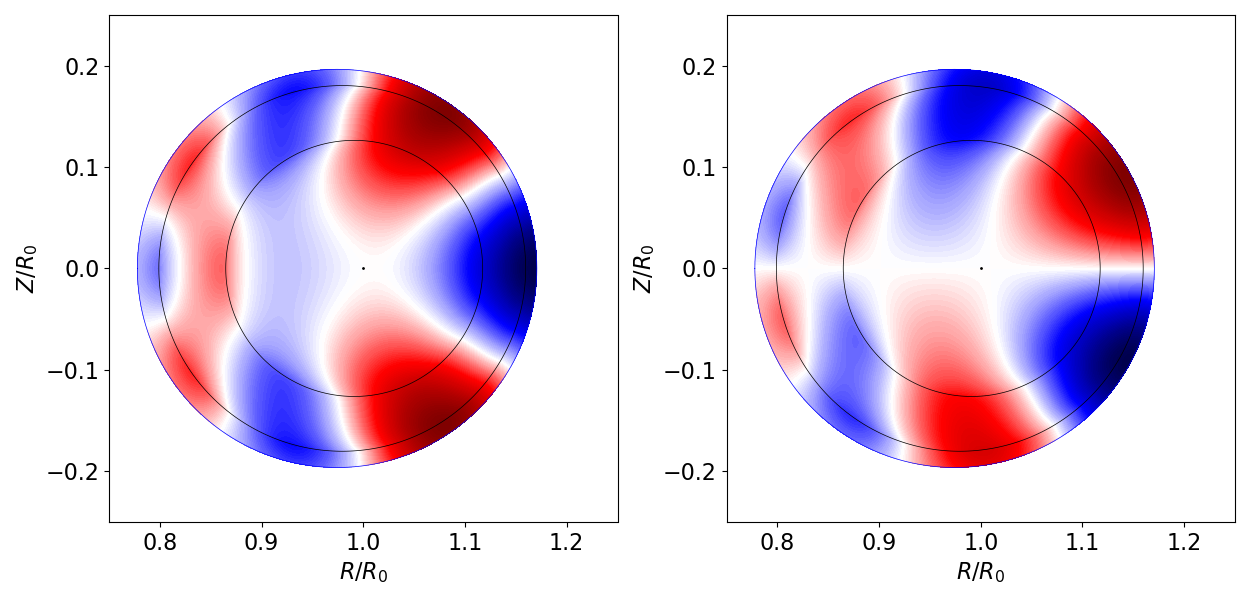

Here is the Python script that generated this plot:
# Psi.py

# Plots Psi component of unreconnected eigenfunction associated with given rational surface in R, Z plane.
# User prompted for rational surface number and scaling exponent

import math
import numpy as np
import matplotlib.pyplot as plt
import netCDF4 as nc
ReBu = plt.get_cmap ('seismic')

ncont = 160

fn   = 'Equilibrium.nc'
ds   = nc.Dataset(fn)
para = ds['para']
R    = ds['R']
Z    = ds['Z']
r    = ds['rr']
t    = ds['theta']

epsa = para[0]
scale = 1.5*epsa

RR = np.asarray(R);
ZZ = np.asarray(Z);
rr = np.asarray(r);
nf = RR.shape[0]
nt = RR.shape[1]                

fn1   = 'TJ.nc'
ds1   = nc.Dataset(fn1)
rres  = ds1['r_res']
psi_r = ds1['Psi_unrc_eig_r']
psi_i = ds1['Psi_unrc_eig_i']

fig = plt.figure (figsize = (12.5, 6.0))
plt.rc ('xtick', labelsize=16) 
plt.rc ('ytick', labelsize=16) 

"""
m = input ("rational surface number ? ")
k = int(m) - 1
"""

k = 0

"""
scl = input ("scaling exponent ? ")
"""

scl = 1

Pr  = -psi_r[k,:,:]
Pi  = -psi_i[k,:,:]

PPr = np.asarray (Pr)
PPi = np.asarray (Pi)

prmin = np.amin (PPr)
prmax = np.amax (PPr)
pimin = np.amin (PPi)
pimax = np.amax (PPi)

for i in range (np.size(PPr,0)):
    for j in range (np.size(PPr,1)):
        val = PPr[i][j]
        if (val > 0.):
            val1 = float(val /prmax)**float(scl)
        elif (val < 0.):
            val1 = - (float(val /prmin))**float(scl)
        else:
            val1 = 0.
        PPr[i][j] = val1

for i in range (np.size(PPi,0)):
    for j in range (np.size(PPi,1)):
        val = PPi[i][j]
        if (val > 0.):
            val1 = float(val /pimax)**float(scl)
        elif (val < 0.):
            val1 = - (float(val /pimin))**float(scl)
        else:
            val1 = 0.
        PPi[i][j] = val1        

scale = 0.25

plt.subplot (1, 2, 1)
plt.xlim (1.-scale, 1.+scale)
plt.ylim (-scale, scale)

plt.plot (R[nf-1], Z[nf-1], color = 'blue', linewidth = 0.5, linestyle = 'solid')    

plt.contour (RR, ZZ, rr, rres, colors = 'black', linewidths = 0.5)    

cp = plt.contourf (RR, ZZ, PPr, ncont, cmap = ReBu)

plt.plot ([1.], [0.], marker = 'o', markersize = 1, color = "black")

plt.xlabel (r'$R/R_0$', fontsize = "16")
plt.ylabel (r'$Z/R_0$', fontsize = "16")

plt.subplot(1, 2, 2)
plt.xlim(1.-scale, 1.+scale)
plt.ylim(-scale, scale)

plt.plot (R[nf-1], Z[nf-1], color = 'blue', linewidth = 0.5, linestyle = 'solid')    

plt.contour (RR, ZZ, rr, rres, colors = 'black', linewidths = 0.5)    

ci = plt.contourf (RR, ZZ, PPi, ncont, cmap = ReBu)

plt.plot ([1.], [0.], marker = 'o', markersize = 1, color="black")

plt.xlabel (r'$R/R_0$', fontsize = "16")
plt.ylabel (r'$Z/R_0$', fontsize = "16")

plt.tight_layout()

#plt.show()    
plt.savefig("Psi.png")
